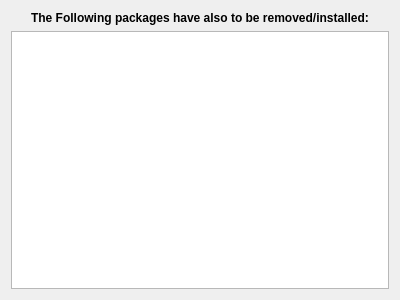
<ui version="4.0" >
 <class>PkRequirements</class>
 <widget class="QWidget" name="PkRequirements" >
  <property name="geometry" >
   <rect>
    <x>0</x>
    <y>0</y>
    <width>400</width>
    <height>300</height>
   </rect>
  </property>
  <layout class="QGridLayout" name="gridLayout" >
   <item row="0" column="0" >
    <widget class="QLabel" name="label" >
     <property name="font" >
      <font>
       <weight>75</weight>
       <bold>true</bold>
      </font>
     </property>
     <property name="text" >
      <string>The Following packages have also to be removed/installed:</string>
     </property>
     <property name="textFormat" >
      <enum>Qt::AutoText</enum>
     </property>
     <property name="scaledContents" >
      <bool>false</bool>
     </property>
     <property name="alignment" >
      <set>Qt::AlignCenter</set>
     </property>
     <property name="wordWrap" >
      <bool>true</bool>
     </property>
    </widget>
   </item>
   <item row="1" column="0" >
    <widget class="QTreeView" name="packageView" >
     <property name="sizePolicy" >
      <sizepolicy vsizetype="Expanding" hsizetype="Expanding" >
       <horstretch>2</horstretch>
       <verstretch>0</verstretch>
      </sizepolicy>
     </property>
     <property name="sizeIncrement" >
      <size>
       <width>0</width>
       <height>2</height>
      </size>
     </property>
     <property name="locale" >
      <locale country="UnitedStates" language="English" />
     </property>
     <property name="rootIsDecorated" >
      <bool>false</bool>
     </property>
     <property name="itemsExpandable" >
      <bool>false</bool>
     </property>
     <property name="headerHidden" >
      <bool>true</bool>
     </property>
     <property name="expandsOnDoubleClick" >
      <bool>false</bool>
     </property>
    </widget>
   </item>
  </layout>
 </widget>
 <resources/>
 <connections/>
</ui>
